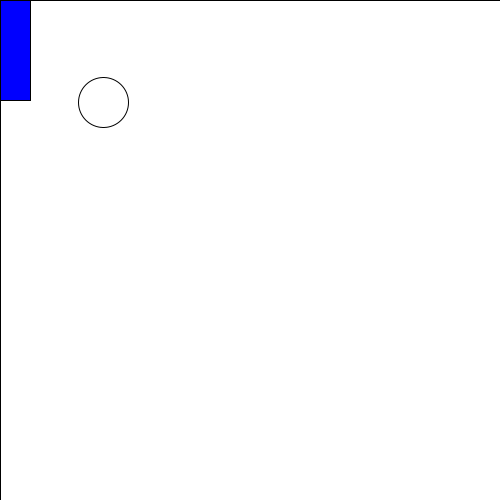
Frame 1 (no input)
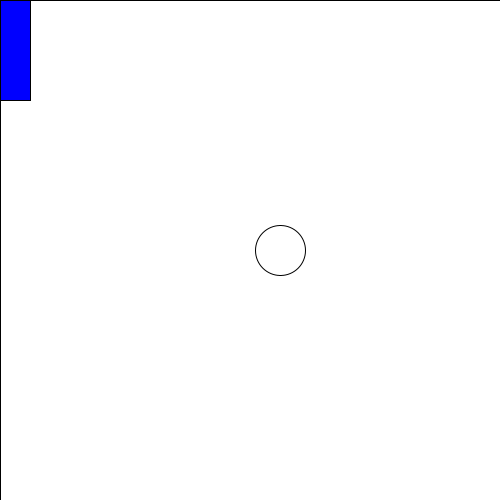
Frame 60 (the mouse pressed at the canvas centre just before this capture)
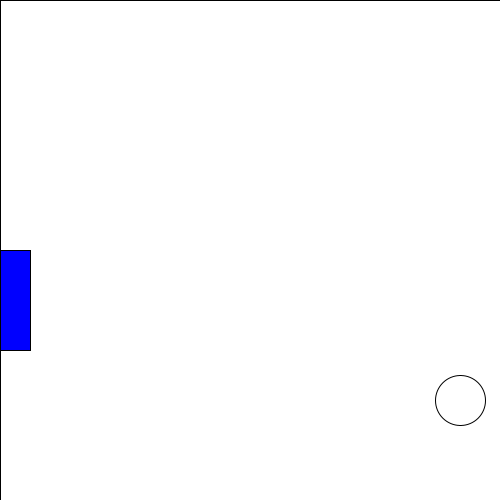
Frame 120 (the mouse held since frame 60 and released just before this capture)

The Processing sketch that drew these frames (run headless with seeded random() and noise(); from frame 60 on, the mouse is pressed at the canvas centre):

// Processing sketch: Bouncing_Ball_D4_W_Paddle
// ── Bouncing_Ball_D4_W_Paddle.pde
float x = 100; //global variable at random starting point
float xSp = 3; // speed variable

float y = 100;
float ySp = 2.5; //everyone have their new variables in? nothing happens 
//because we have not used them

void setup() {
  size(500, 500);
}

void draw() {
  fill(255);
  rect(0, 0, width, height);


  // now we want the x value to slowly change to make it move
  x = x + xSp;
  y = y + ySp; //nothing happens yet! we need to use it, what number in ellipse do we change to use y instead

  if (x > width-25)
    xSp = xSp * -1;
  if (x < 25)
    xSp = xSp * -1;

  if (y > height)  // its gotten so big that it has gone off the botom
    ySp = ySp * -1;  // turn it around in the y direction

  if (y < 0)  // its gotten so big that it has gone off the botom
    ySp = ySp * -1;  // turn it around in the y direction
  //draw ball
  fill(255);
  ellipse(x, y, 50, 50);

fill(0,0,255);
rect(0,mouseY,30,100);

}
